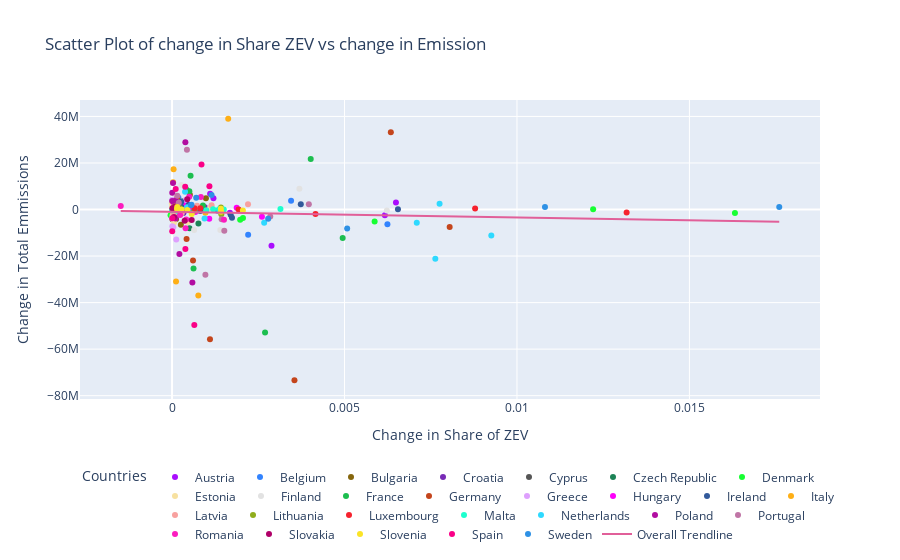

Notebook code cell kept with this figure:
### Code cell
colors = pc.qualitative.Alphabet + pc.qualitative.Dark24 + pc.qualitative.Light24

fig = px.scatter(
    df_cleaned,
    x='share_zev_diff',
    y='emmission_diff',
    color='geo',
    #symbol='time_period',
    labels={'share_zev_diff': 'Change in Share of ZEV', 'emmission_diff': 'Change in Total Emmissions', 'geo':'Countries'},
    trendline='ols',
    title="Scatter Plot of change in Share ZEV vs change in Emission",
    color_discrete_sequence=colors,
    trendline_scope='overall'
)

fig.update_layout(
    legend=dict(
        orientation="h",
        yanchor="bottom",
        y=-0.5
    )
)

fig.show()

### Figure 1 — Plotly figure (JSON) as saved in the notebook; plotly's stock layout.template omitted (floating-point values rounded to 4 significant figures; data arrays with more than 128 entries replaced by an {"elided": "..."} marker saying what was removed)
{"data": [{"hovertemplate": "Countries=Austria<br>Change in Share of ZEV=%{x}<br>Change in Total Emmissions=%{y}<extra></extra>", "legendgroup": "Austria", "marker": {"color": "#AA0DFE", "symbol": "circle"}, "mode": "markers", "name": "Austria", "orientation": "v", "showlegend": true, "type": "scatter", "x": [0.0003392, 0.0008234, 0.001104, 0.001201, 0.001678, 0.002883, 0.00617, 0.006492], "xaxis": "x", "y": [3223000.0, 135200.0, 6764000.0, 4871000.0, -1414000.0, -15620000.0, -2433000.0, 3041000.0], "yaxis": "y"}, {"hovertemplate": "Countries=Belgium<br>Change in Share of ZEV=%{x}<br>Change in Total Emmissions=%{y}<extra></extra>", "legendgroup": "Belgium", "marker": {"color": "#3283FE", "symbol": "circle"}, "mode": "markers", "name": "Belgium", "orientation": "v", "showlegend": true, "type": "scatter", "x": [0.0001851, 0.0003232, 0.0003946, 0.0005599, 0.001321, 0.002206, 0.003451, 0.006244], "xaxis": "x", "y": [5087000.0, -1457000.0, 434527, 501400.0, -536400.0, -10810000.0, 3777000.0, -6348000.0], "yaxis": "y"}, {"hovertemplate": "Countries=Bulgaria<br>Change in Share of ZEV=%{x}<br>Change in Total Emmissions=%{y}<extra></extra>", "legendgroup": "Bulgaria", "marker": {"color": "#85660D", "symbol": "circle"}, "mode": "markers", "name": "Bulgaria", "orientation": "v", "showlegend": true, "type": "scatter", "x": [9.099e-06, 1.052e-05, 7.02e-05, 0.0001174, 0.0001627, 0.0002555, 0.000516, 0.0009822], "xaxis": "x", "y": [3603473, -4160000.0, 1421000.0, -4060249, -1310000.0, -6558000.0, 6313000.0, 4844000.0], "yaxis": "y"}, {"hovertemplate": "Countries=Croatia<br>Change in Share of ZEV=%{x}<br>Change in Total Emmissions=%{y}<extra></extra>", "legendgroup": "Croatia", "marker": {"color": "#782AB6", "symbol": "circle"}, "mode": "markers", "name": "Croatia", "orientation": "v", "showlegend": true, "type": "scatter", "x": [8.223e-05, 4.2e-05, 2.85e-05, 9.805e-05, 0.0001437, 0.0003316, 0.0009056, 0.0009506], "xaxis": "x", "y": [659900.0, 577223, 1767000.0, -1572000.0, -246591, -1370000.0, 182800.0, 998900.0], "yaxis": "y"}, {"hovertemplate": "Countries=Cyprus<br>Change in Share of ZEV=%{x}<br>Change in Total Emmissions=%{y}<extra></extra>", "legendgroup": "Cyprus", "marker": {"color": "#565656", "symbol": "circle"}, "mode": "markers", "name": "Cyprus", "orientation": "v", "showlegend": true, "type": "scatter", "x": [1.581e-05, 3.154e-05, 8.651e-05, 4.181e-05, 8.469e-05, 0.0001234, 0.0001472, 0.0008184], "xaxis": "x", "y": [-28520.0, 607500.0, 157400.0, -67190.0, 40700.0, -1022000.0, 524800.0, 178300.0], "yaxis": "y"}, {"hovertemplate": "Countries=Czech Republic<br>Change in Share of ZEV=%{x}<br>Change in Total Emmissions=%{y}<extra></extra>", "legendgroup": "Czech Republic", "marker": {"color": "#1C8356", "symbol": "circle"}, "mode": "markers", "name": "Czech Republic", "orientation": "v", "showlegend": true, "type": "scatter", "x": [5.311e-05, 4.412e-05, 9.186e-05, 0.000317, 0.0002431, 0.0005052, 0.0001468, 0.0007655], "xaxis": "x", "y": [2405000.0, 2293000.0, 2413000.0, 3560960, 492838, -8008000.0, 1888000.0, -6048000.0], "yaxis": "y"}, {"hovertemplate": "Countries=Denmark<br>Change in Share of ZEV=%{x}<br>Change in Total Emmissions=%{y}<extra></extra>", "legendgroup": "Denmark", "marker": {"color": "#16FF32", "symbol": "circle"}, "mode": "markers", "name": "Denmark", "orientation": "v", "showlegend": true, "type": "scatter", "x": [0.002057, 0.0002194, -4.366e-05, 0.0004034, 0.001975, 0.005873, 0.01221, 0.01632], "xaxis": "x", "y": [-3640000.0, 3291000.0, -2472000.0, 1455000.0, -4411000.0, -5097000.0, 133100.0, -1505000.0], "yaxis": "y"}, {"hovertemplate": "Countries=Estonia<br>Change in Share of ZEV=%{x}<br>Change in Total Emmissions=%{y}<extra></extra>", "legendgroup": "Estonia", "marker": {"color": "#F7E1A0", "symbol": "circle"}, "mode": "markers", "name": "Estonia", "orientation": "v", "showlegend": true, "type": "scatter", "x": [1.531e-05, -5.405e-06, -3.406e-06, 3.93e-05, 5.861e-05, 0.0004539, 0.0007824, 0.001103], "xaxis": "x", "y": [-2514000.0, 2647000.0, 1047000.0, 983600.0, -5595000.0, -5392280, 941400.0, 683500.0], "yaxis": "y"}, {"hovertemplate": "Countries=Finland<br>Change in Share of ZEV=%{x}<br>Change in Total Emmissions=%{y}<extra></extra>", "legendgroup": "Finland", "marker": {"color": "#E2E2E2", "symbol": "circle"}, "mode": "markers", "name": "Finland", "orientation": "v", "showlegend": true, "type": "scatter", "x": [8.144e-05, 6.476e-05, 0.0001849, 0.0002679, 0.0006403, 0.0014, 0.003692, 0.006228], "xaxis": "x", "y": [1254118, 6709000.0, -403200.0, 10560000.0, -8776000.0, -8771161, 8920000.0, -419000.0], "yaxis": "y"}, {"hovertemplate": "Countries=France<br>Change in Share of ZEV=%{x}<br>Change in Total Emmissions=%{y}<extra></extra>", "legendgroup": "France", "marker": {"color": "#1CBE4F", "symbol": "circle"}, "mode": "markers", "name": "France", "orientation": "v", "showlegend": true, "type": "scatter", "x": [0.0004192, 0.0005015, 0.0005371, 0.0006225, 0.0008952, 0.002697, 0.00402, 0.004947], "xaxis": "x", "y": [8516000.0, 7835000.0, 14490000.0, -25340000.0, 1691000.0, -52810000.0, 21750000.0, -12240000.0], "yaxis": "y"}, {"hovertemplate": "Countries=Germany<br>Change in Share of ZEV=%{x}<br>Change in Total Emmissions=%{y}<extra></extra>", "legendgroup": "Germany", "marker": {"color": "#C4451C", "symbol": "circle"}, "mode": "markers", "name": "Germany", "orientation": "v", "showlegend": true, "type": "scatter", "x": [0.0001509, 0.0001669, 0.0004212, 0.0006081, 0.0011, 0.003549, 0.006343, 0.008049], "xaxis": "x", "y": [4817000.0, 2737678, -12660000.0, -21890000.0, -55710000.0, -73390000.0, 33160000.0, -7552000.0], "yaxis": "y"}, {"hovertemplate": "Countries=Greece<br>Change in Share of ZEV=%{x}<br>Change in Total Emmissions=%{y}<extra></extra>", "legendgroup": "Greece", "marker": {"color": "#DEA0FD", "symbol": "circle"}, "mode": "markers", "name": "Greece", "orientation": "v", "showlegend": true, "type": "scatter", "x": [7.641e-06, 5.647e-06, 6.173e-06, 1.243e-05, 3.809e-05, 0.0001222, 0.0003843, 0.000516], "xaxis": "x", "y": [-7161000.0, -3889000.0, 4175000.0, -3463000.0, -7650000.0, -12910000.0, 4004000.0, 1584000.0], "yaxis": "y"}, {"hovertemplate": "Countries=Hungary<br>Change in Share of ZEV=%{x}<br>Change in Total Emmissions=%{y}<extra></extra>", "legendgroup": "Hungary", "marker": {"color": "#FE00FA", "symbol": "circle"}, "mode": "markers", "name": "Hungary", "orientation": "v", "showlegend": true, "type": "scatter", "x": [5.067e-05, 0.0001218, 0.0003461, 0.0004793, 0.0006759, 0.001079, 0.001874, 0.002606], "xaxis": "x", "y": [2756000.0, 1746000.0, 1709000.0, 808900.0, -1054000.0, -3943000.0, 745200.0, -3125000.0], "yaxis": "y"}, {"hovertemplate": "Countries=Ireland<br>Change in Share of ZEV=%{x}<br>Change in Total Emmissions=%{y}<extra></extra>", "legendgroup": "Ireland", "marker": {"color": "#325A9B", "symbol": "circle"}, "mode": "markers", "name": "Ireland", "orientation": "v", "showlegend": true, "type": "scatter", "x": [0.0002662, 0.0002653, 0.000484, 0.0008189, 0.0017, 0.001738, 0.003732, 0.00655], "xaxis": "x", "y": [3359000.0, 1178000.0, 2024000.0, -619400.0, -2232000.0, -3514000.0, 2220000.0, 122600.0], "yaxis": "y"}, {"hovertemplate": "Countries=Italy<br>Change in Share of ZEV=%{x}<br>Change in Total Emmissions=%{y}<extra></extra>", "legendgroup": "Italy", "marker": {"color": "#FEAF16", "symbol": "circle"}, "mode": "markers", "name": "Italy", "orientation": "v", "showlegend": true, "type": "scatter", "x": [3.025e-05, 2.889e-05, 4.463e-05, 0.0001153, 0.0002636, 0.0007618, 0.001628, 0.0009686], "xaxis": "x", "y": [11730000.0, -896138, 17360000.0, -30884536, -799200.0, -36940000.0, 39030000.0, -1380736], "yaxis": "y"}, {"hovertemplate": "Countries=Latvia<br>Change in Share of ZEV=%{x}<br>Change in Total Emmissions=%{y}<extra></extra>", "legendgroup": "Latvia", "marker": {"color": "#F8A19F", "symbol": "circle"}, "mode": "markers", "name": "Latvia", "orientation": "v", "showlegend": true, "type": "scatter", "x": [2.493e-05, 5.213e-05, 8.962e-05, 0.000172, 0.0002805, 0.0007254, 0.001146, 0.002203], "xaxis": "x", "y": [-1290000.0, -1871000.0, -1262000.0, 3027000.0, -1621000.0, 1654000.0, 1806511, 2316000.0], "yaxis": "y"}, {"hovertemplate": "Countries=Lithuania<br>Change in Share of ZEV=%{x}<br>Change in Total Emmissions=%{y}<extra></extra>", "legendgroup": "Lithuania", "marker": {"color": "#90AD1C", "symbol": "circle"}, "mode": "markers", "name": "Lithuania", "orientation": "v", "showlegend": true, "type": "scatter", "x": [7.779e-05, 0.0001398, 0.0001805, 0.0002184, 0.0002562, 0.0006502, 0.001417, 0.001428], "xaxis": "x", "y": [1383000.0, 735100.0, 689800.0, 686800.0, -72800, -573555, 847100.0, -1989000.0], "yaxis": "y"}, {"hovertemplate": "Countries=Luxembourg<br>Change in Share of ZEV=%{x}<br>Change in Total Emmissions=%{y}<extra></extra>", "legendgroup": "Luxembourg", "marker": {"color": "#F6222E", "symbol": "circle"}, "mode": "markers", "name": "Luxembourg", "orientation": "v", "showlegend": true, "type": "scatter", "x": [0.0001164, 0.0002303, 0.0006531, 0.0008177, 0.00193, 0.004159, 0.008786, 0.01318], "xaxis": "x", "y": [-230500.0, -196500.0, 511700.0, 522100.0, -7778.0, -1889000.0, 457000.0, -1242000.0], "yaxis": "y"}, {"hovertemplate": "Countries=Malta<br>Change in Share of ZEV=%{x}<br>Change in Total Emmissions=%{y}<extra></extra>", "legendgroup": "Malta", "marker": {"color": "#1CFFCE", "symbol": "circle"}, "mode": "markers", "name": "Malta", "orientation": "v", "showlegend": true, "type": "scatter", "x": [0.0001667, 9.748e-07, 0.0001529, 0.001361, 0.001192, 0.0009926, 0.0015, 0.003142], "xaxis": "x", "y": [-667200.0, -297977, 185500.0, 80400.0, 94280.0, -298100.0, 57200.0, 278300.0], "yaxis": "y"}, {"hovertemplate": "Countries=Netherlands<br>Change in Share of ZEV=%{x}<br>Change in Total Emmissions=%{y}<extra></extra>", "legendgroup": "Netherlands", "marker": {"color": "#2ED9FF", "symbol": "circle"}, "mode": "markers", "name": "Netherlands", "orientation": "v", "showlegend": true, "type": "scatter", "x": [0.000377, 0.0004368, 0.000942, 0.002671, 0.007095, 0.007633, 0.007757, 0.009256], "xaxis": "x", "y": [7625000.0, 979925, -3845000.0, -5658000.0, -5720133, -21200000.0, 2433000.0, -11137849], "yaxis": "y"}, {"hovertemplate": "Countries=Poland<br>Change in Share of ZEV=%{x}<br>Change in Total Emmissions=%{y}<extra></extra>", "legendgroup": "Poland", "marker": {"color": "#B10DA1", "symbol": "circle"}, "mode": "markers", "name": "Poland", "orientation": "v", "showlegend": true, "type": "scatter", "x": [4.51e-06, 6.433e-06, 2.792e-05, 0.0001051, 0.0001013, 0.0002127, 0.0003862, 0.0005893], "xaxis": "x", "y": [3689000.0, 7240000.0, 11450000.0, 3834000.0, -3835000.0, -19120000.0, 28930000.0, -31380000.0], "yaxis": "y"}, {"hovertemplate": "Countries=Portugal<br>Change in Share of ZEV=%{x}<br>Change in Total Emmissions=%{y}<extra></extra>", "legendgroup": "Portugal", "marker": {"color": "#C075A6", "symbol": "circle"}, "mode": "markers", "name": "Portugal", "orientation": "v", "showlegend": true, "type": "scatter", "x": [0.000153, 0.0001953, 0.0004311, 0.0009667, 0.001438, 0.001515, 0.002847, 0.003966], "xaxis": "x", "y": [5948000.0, 2938000.0, 25700000.0, -27990000.0, -4148000.0, -9078000.0, -3018000.0, 2218000.0], "yaxis": "y"}, {"hovertemplate": "Countries=Romania<br>Change in Share of ZEV=%{x}<br>Change in Total Emmissions=%{y}<extra></extra>", "legendgroup": "Romania", "marker": {"color": "#FC1CBF", "symbol": "circle"}, "mode": "markers", "name": "Romania", "orientation": "v", "showlegend": true, "type": "scatter", "x": [0.0001917, 0.0004106, 0.0004983, -0.001487, 0.0002344, 0.0003924, 0.0008359, 0.001506], "xaxis": "x", "y": [-268324, -4337334, 5508000.0, 1556000.0, -2382000.0, -8040000.0, 5354000.0, -4366000.0], "yaxis": "y"}, {"hovertemplate": "Countries=Slovakia<br>Change in Share of ZEV=%{x}<br>Change in Total Emmissions=%{y}<extra></extra>", "legendgroup": "Slovakia", "marker": {"color": "#B00068", "symbol": "circle"}, "mode": "markers", "name": "Slovakia", "orientation": "v", "showlegend": true, "type": "scatter", "x": [9.36e-06, 2.598e-05, 8.571e-05, 0.0001634, 5.697e-05, 0.0003641, 0.0004402, 0.0005694], "xaxis": "x", "y": [577200.0, 574985, 1148000.0, 598000.0, -3219000.0, -4864000.0, 4378000.0, -4506000.0], "yaxis": "y"}, {"hovertemplate": "Countries=Slovenia<br>Change in Share of ZEV=%{x}<br>Change in Total Emmissions=%{y}<extra></extra>", "legendgroup": "Slovenia", "marker": {"color": "#FBE426", "symbol": "circle"}, "mode": "markers", "name": "Slovenia", "orientation": "v", "showlegend": true, "type": "scatter", "x": [0.0001425, 0.0001498, 0.00028, 0.0004474, 0.0005703, 0.00142, 0.001416, 0.002054], "xaxis": "x", "y": [221315, 1043263, 15363, -197823, -1956000.0, -929800.0, 308000.0, -434900.0], "yaxis": "y"}, {"hovertemplate": "Countries=Spain<br>Change in Share of ZEV=%{x}<br>Change in Total Emmissions=%{y}<extra></extra>", "legendgroup": "Spain", "marker": {"color": "#FA0087", "symbol": "circle"}, "mode": "markers", "name": "Spain", "orientation": "v", "showlegend": true, "type": "scatter", "x": [0.000106, 5.167e-06, 0.0003813, 5.935e-06, 0.000387, 0.0006458, 0.0008542, 0.001083], "xaxis": "x", "y": [8844000.0, -9328000.0, 9794000.0, -3705000.0, -17014742, -49660000.0, 19370000.0, 9953000.0], "yaxis": "y"}, {"hovertemplate": "Countries=Sweden<br>Change in Share of ZEV=%{x}<br>Change in Total Emmissions=%{y}<extra></extra>", "legendgroup": "Sweden", "marker": {"color": "#2E91E5", "symbol": "circle"}, "mode": "markers", "name": "Sweden", "orientation": "v", "showlegend": true, "type": "scatter", "x": [0.0005472, 0.0005632, 0.0006997, 0.001146, 0.002787, 0.005077, 0.01081, 0.0176], "xaxis": "x", "y": [1960000.0, 2001302, 5070000.0, 6197000.0, -3916000.0, -8145000.0, 1059000.0, 1082000.0], "yaxis": "y"}, {"hovertemplate": "<b>OLS trendline</b><br>emmission_diff = -2.42842e+08 * share_zev_diff + -1.01753e+06<br>R<sup>2</sup>=0.003144<br><br>Change in Share of ZEV=%{x}<br>Change in Total Emmissions=%{y} <b>(trend)</b><extra></extra>", "legendgroup": "Overall Trendline", "line": {"color": "#E15F99"}, "mode": "lines", "name": "Overall Trendline", "showlegend": true, "type": "scatter", "x": {"elided": "216 float values"}, "xaxis": "x", "y": {"elided": "216 float values"}, "yaxis": "y"}], "layout": {"legend": {"orientation": "h", "title": {"text": "Countries"}, "tracegroupgap": 0, "y": -0.5, "yanchor": "bottom"}, "title": {"text": "Scatter Plot of change in Share ZEV vs change in Emission"}, "xaxis": {"anchor": "y", "domain": [0, 1], "title": {"text": "Change in Share of ZEV"}}, "yaxis": {"anchor": "x", "domain": [0, 1], "title": {"text": "Change in Total Emmissions"}}}}
